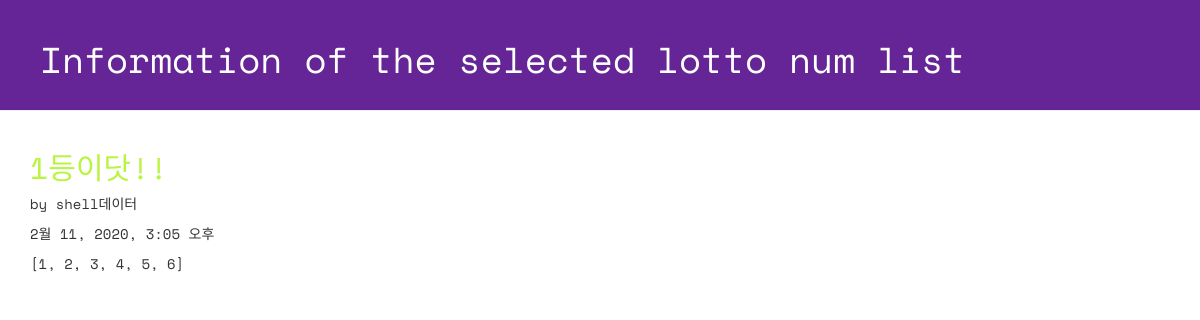
Page /lotto/3/detail on the committed database.
### lotto/models.py (models this page shows, shortened)
class GuessNumbers(models.Model):
    name = models.CharField(max_length=24)
    text = models.CharField(max_length=255)
    lottos = models.CharField(max_length=255,
        default='[1, 2, 3, 4, 5, 6]')
    num_lotto = models.IntegerField(default=5)
    update_date = models.DateTimeField()

### lotto/views.py (the view)
# urls.py: path('lotto/<int:lottokey>/detail', views.detail, name='detail'),
def detail(request, lottokey):
    lotto = GuessNumbers.objects.get(pk = lottokey)
    return render(request, "lotto/detail.html", {"lotto":lotto})

### lotto/templates/lotto/detail.html (shortened to what this page needs)
<!DOCTYPE html>
{% load staticfiles %}
<html lang="ko">
<head>
 <link rel="stylesheet" href="//maxcdn.bootstrapcdn.com/bootstrap/3.2.0/css/bootstrap.min.css">
 <link rel="stylesheet" href="//maxcdn.bootstrapcdn.com/bootstrap/3.2.0/css/bootstrap-theme.min.css">
 <link rel="stylesheet" href="{% static 'css/lotto.css'%}">
</head>
<body>
 <div class="page-header">
 <h1>Information of the selected lotto num list</h1>
 </div>
 <div class="container lotto">
 <h2>{{ lotto.text }}</h2>
 <p> by {{ lotto.name }}</p>
 <p> {{ lotto.update_date }}</p>
 <p> {{ lotto.lottos | linebreaksbr }}</p>
 </div>
</body>
</html>

### lotto/static/css/lotto.css (style rules this page uses)
.page-header { background-color: #652596; margin-top: 0; padding: 20px 20px 20px 40px; font-family: 'Space Mono', monospace; }
.page-header h1 { color: #FFFFFF; }
.container { font-family: 'Space Mono', monospace; }
.container h2 { color: #b9f442; }

### rows in the picture
GuessNumbers: text "1등이닷!!", name "shell데이터", update_date "2월 11, 2020, 3:05 오후", lottos "[1, 2, 3, 4, 5, 6]"
